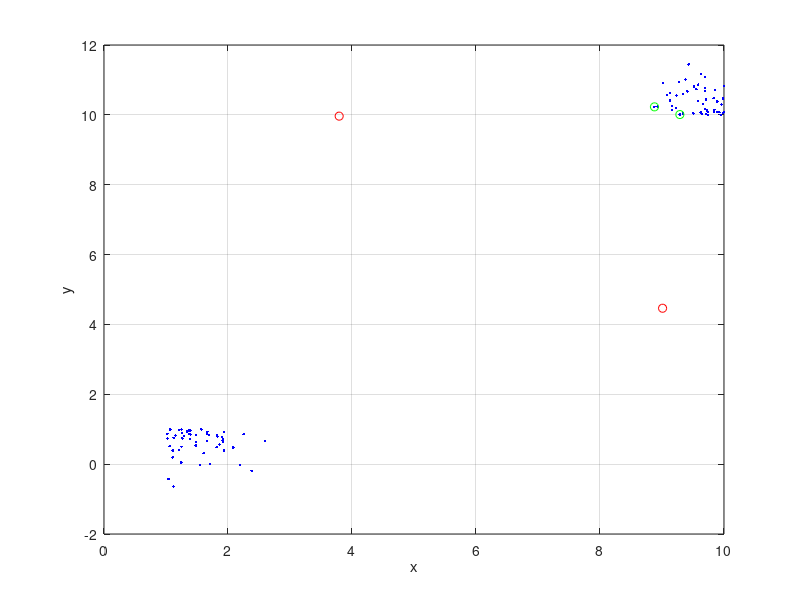
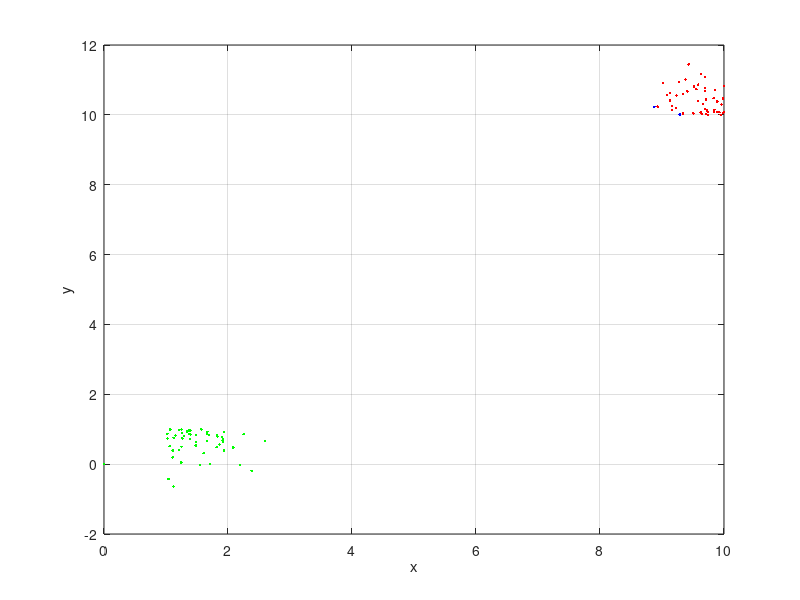

Source code (MATLAB) for these figures, in order:
clc,close all,clear all

% Number of clusters this is given information
Ncl = 2; 

x1center  = 1;
y1center  = 1;
x2center  = 10;
y2center  = 10;




N = 100;
x = zeros(N,1);
y = zeros(N,1);
lc1 = zeros(N,1);
lc2 = zeros(N,1);



for i=1:N    
    if mod(i,2)==0 
        x(i) = x1center + 2*rand*sin(rand) ;
        y(i) = x1center - 2*rand*sin(rand);
    else
        x(i) = x2center - 2*rand*sin(rand) ;
        y(i) = x2center + 2*rand*sin(rand) ;      
    end
    
end


figure (1)
plot(x,y,'b.')
xlabel('x')
xlabel('y')
grid on


while(true)
xc1 = max(x)*rand;
yc1 = max(y)*rand;
xc2 = max(x)*rand;
yc2 = max(y)*rand;

for i=1:length(x)
    lc1(i) = sqrt( (xc1 - x(i)).^2 + ( yc1 - y(i)).^2  );
    lc2(i) = sqrt( (xc2 - x(i)).^2 + ( yc2 - y(i)).^2  );
end

 if lc1(1)*lc2(1)< 0.5*max(x).^2 break;
 end

end



hold on
plot(xc1,yc1,'ro')
hold on
plot(xc2,yc2,'ro')
xlabel('x')
ylabel('y')


% Calculation the lengths
% for 1 center
lc1 = zeros(N,1);
lc2 = zeros(N,1);

k = 0;
while (true)
k = k+1

for i=1:length(x)
    lc1(i) = sqrt( (xc1 - x(i)).^2 + ( yc1 - y(i)).^2  );
    lc2(i) = sqrt( (xc2 - x(i)).^2 + ( yc2 - y(i)).^2  );
end



[M1,I1] = min(lc1)
[M2,I2] = min(lc2)

xc1_new = x(I1);
xc2_new = x(I2);

yc1_new = y(I1);
yc2_new = y(I2);


if  ((xc1_new - xc1)< 0.01  && (xc2_new - xc2)< 0.01 && (yc1_new - yc1)< 0.1  && (yc2_new - yc2)< 0.1 )  break;
end

xc1 = xc1_new;
xc2 = xc2_new;

yc1 = yc1_new;
yc2 = yc2_new;

end

hold on
plot(xc1,yc1,'go')
hold on
plot(xc2,yc2,'go')
xlabel('x')
ylabel('y')


x1 = zeros(N,1);
y1 = zeros(N,1);
x2 = zeros(N,1);
y2 = zeros(N,1);


% Changing Color For clusters
for i = 1:N
    if (lc1(i)< 2)
        x1(i) = x(i); y1(i) = y(i);
    else
        x2(i) = x(i); y2(i) = y(i);
    end
end

figure(3)
plot(x1,y1,'r.')
grid on
hold on
plot(x2,y2,'g.')
xlabel('x')
ylabel('y')
grid on
hold on
plot(xc1,yc1,'b.')
hold on
plot(xc2,yc2,'b.')

% add comments





